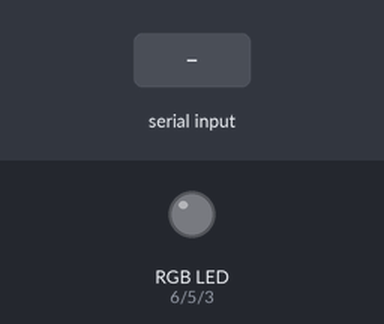
This sketch was run on a simulated Arduino Uno, built with avr-gcc and run on an emulated ATmega328P. On the bench: an RGB LED mixed from three pins (HIGH = lit). Inputs (shaded band) come from the test bench.

Above: at 1.2 s.
1.3 s: "+" received over Serial
At 1.9 s:
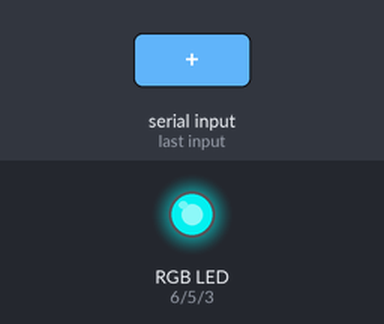
Timing chart, 0 to 4.3 s (numbered marks = the images above; inputs shaded):
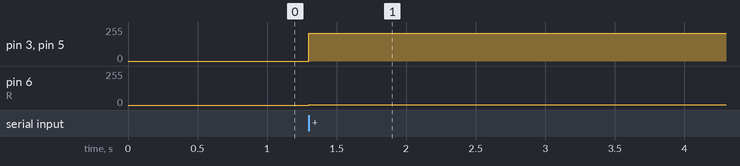

Measured:
- after the input at 1.3 s, pin 3 (B), pin 5 (G): 0/255 → 207/255 at once; pin 6 (R): 0/255 → 3/255 at once

The sketch:

sketch_feb02a.ino
```cpp
String sInputString = "";
bool bStringComplete = false;

int R = 6;
int G = 5;
int B = 3;

void setup() {
  digitalWrite(LED_BUILTIN, LOW);

  Serial.begin(9600);
  sInputString.reserve(200);
}

void loop() {
  if (bStringComplete) {
    int nR = int(sInputString[0]) - int('0');
    nR *= 10;
    nR += int(sInputString[1]) - int('0');
    nR *= 10;
    nR += int(sInputString[2]) - int('0');

    int nG = int(sInputString[3]) - int('0');
    nG *= 10;
    nG += int(sInputString[4]) - int('0');
    nG *= 10;
    nG += int(sInputString[5]) - int('0');

    int nB = int(sInputString[6]) - int('0');
    nB *= 10;
    nB += int(sInputString[7]) - int('0');
    nB *= 10;
    nB += int(sInputString[8]) - int('0');

    analogWrite(R, 255 - nR);
    analogWrite(G, 255 - nG);
    analogWrite(B, 255 - nB);

    sInputString = "";
    bStringComplete = false;
  }
}

void serialEvent() {
  while (Serial.available()) {
    char chInChar = (char)Serial.read();

    sInputString += chInChar;

    if (chInChar == '+') {
      bStringComplete = true;
    }
  }
}
```
